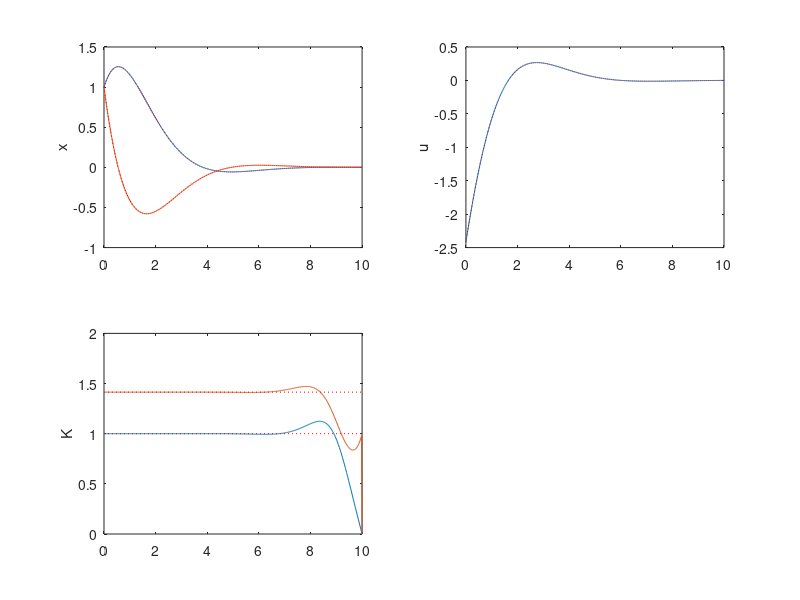

The MATLAB script that drew this image:
clear all;
close all;

A=[0 1; 0 0];
B=[0 1]';
Q=[1 0; 0 0];
R=1;

Qf=[1 0; 0 1];

N=501;
t=linspace(0,10,N);
dt=t(2)-t(1);

for q=1;%[1 10 50];
    Q=q*[1 0; 0 0];

P=zeros(2,2,N);
P(:,:,N)=Qf;
for k=N:-1:2
    P_dot=-P(:,:,k)*A-A'*P(:,:,k)+P(:,:,k)*B*inv(R)*B'*P(:,:,k)-Q;
    P(:,:,k-1)=P(:,:,k)-P_dot*dt;
end

x=zeros(2,N);
K=zeros(1,2,N);
u=zeros(1,N);

x(:,1)=[1 1]';
for k=1:N-1
    K(:,:,k)=inv(R)*B'*P(:,:,k);
    u(k)=-K(:,:,k)*x(:,k);
    x_dot=A*x(:,k)+B*u(:,k);
    x(:,k+1)=x(:,k)+x_dot*dt;
end

for k=1:N
    K1(k)=K(1,1,k);
    K2(k)=K(1,2,k);
end

figure(1);
subplot(2,2,1);
plot(t,x);hold on;
ylabel('x');
subplot(2,2,2);
plot(t,u);hold on;
ylabel('u');
subplot(2,2,3);
plot(t,K1,t,K2);hold on;
ylabel('K');



%% infinite horizon LQR

K=lqr(A,B,Q,R);
x(:,1)=[1 1]';
for k=1:N-1
    u(k)=-K*x(:,k);
    x_dot=A*x(:,k)+B*u(:,k);
    x(:,k+1)=x(:,k)+x_dot*dt;
end

figure(1);
subplot(2,2,1);
plot(t,x,'r:');hold on;
ylabel('x');
subplot(2,2,2);
plot(t,u,'r:');hold on;
ylabel('u');
subplot(2,2,3);
plot([t(1) t(end)],[K(1) K(1)],'r:');hold on;
plot([t(1) t(end)],[K(2) K(2)],'r:');hold on;
ylabel('K');


end
